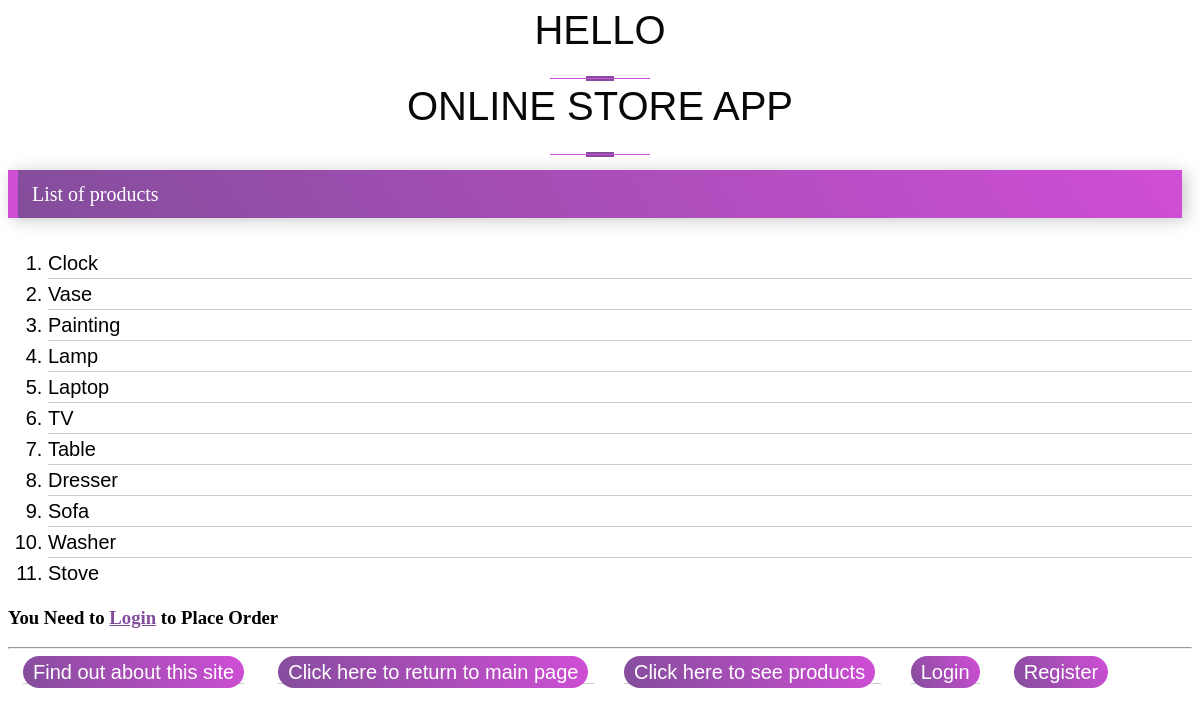
The app's page /myapp/place_order/ with its own data.
### myapp/models.py (models this page shows, shortened)
class Product(models.Model):
    category = models.ForeignKey(Category, related_name='products', on_delete=models.CASCADE)
    name = models.CharField(max_length=200)
    price = models.DecimalField(max_digits=10, decimal_places=2)
    stock = models.PositiveIntegerField(default=100, validators=[MinValueValidator(0), MaxValueValidator(1000)])
    available = models.BooleanField(default=True)
    description = models.TextField(blank=True)
    interested = models.PositiveIntegerField(default=0)

### myapp/views.py (the view)
# urls.py: path(r'place_order/', views.place_order, name='place_order'),
def place_order(request):
    msg = ''
    prodlist = Product.objects.all()
    if request.method == 'POST':
        form = OrderForm(request.POST)
        if form.is_valid():
            name = form.cleaned_data['product']
            order = form.save(commit=False)
            if order.num_units <= order.product.stock:
                order.save()
                product = Product.objects.get(name=name)
                product.stock = product.stock - order.num_units
                product.save()
                msg = 'Your order has been placed successfully!!'
            else:
                msg = 'We do not have sufficient stock to fill your order!!'
            return render(request, 'myapp/order_response.html', {'msg': msg})
    else:
        form = OrderForm()
    return render(request, 'myapp/placeorder.html', {'form': form, 'msg': msg, 'prodlist': prodlist})

### myapp/templates/myapp/placeorder.html (shortened to what this page needs)
{% extends 'myapp/base.html' %}
{% block body_block %}
    {% if prodlist %}
        <h2>List of products</h2>
        <ol>
            {% for product in prodlist %}
                {% if product.available %}
                    <li> {{ product.name }} </li>
                {% endif %}
            {% endfor %}
        </ol>
        {% if user.is_authenticated %}
            <div class = "form-group">
            <h2 style = "text-align: left;">Order form</h2>
            <form method = "POST">
                {% csrf_token %}
                {{ form.as_p }}
                <button type = "submit" class = "btn btn-primary">Place Order</button>
            </form>
            </div>
            {% if msg %}
                <p>{{ msg }}</p>
            {% endif %}
        {% else %}
            <h3>You Need to <a style="color:#834d9b;" href="{% url 'myapp:login' %}">Login</a> to Place Order</h3>
        {% endif %}
    {% else %}
        <strong>There are no available products!</strong>
    {% endif %}
{% endblock %}

### myapp/static/myapp/style.css (style rules this page uses)
h2 { color: #ffffff; font-weight: 400; background: linear-gradient( 58deg ,#834d9b,#d04ed6); width: auto; font-size: 20px; line-height: 1; margin: 10px 10px 30px 0px; padding: 14px; border-left: 10px solid #d04ed6; box-shadow: 4px 2px 15px 0px rgb(199 199 199); }
li { font: 200 20px/1.5 Helvetica, Verdana, sans-serif; border-bottom: 1px solid #ccc; }
li:last-child { border: none; }

### records on screen
Product: name "Clock"
Product: name "Vase"
Product: name "Painting"
Product: name "Lamp"
Product: name "Laptop"
Product: name "TV"
Product: name "Table"
Product: name "Dresser"
Product: name "Sofa"
Product: name "Washer"
Product: name "Stove"
